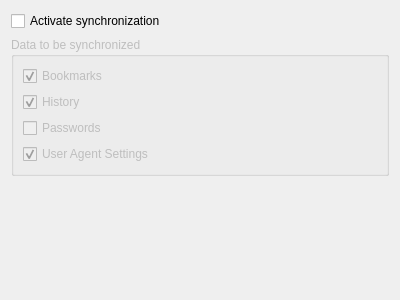
<?xml version="1.0" encoding="UTF-8"?>
<ui version="4.0">
 <class>SyncDataPage</class>
 <widget class="QWizardPage" name="SyncDataPage">
  <property name="geometry">
   <rect>
    <x>0</x>
    <y>0</y>
    <width>400</width>
    <height>300</height>
   </rect>
  </property>
  <property name="title">
   <string>Basic synchronization settings</string>
  </property>
  <property name="subTitle">
   <string>Please select, if synchronization should be enabled and which data should be synchronized.</string>
  </property>
  <layout class="QVBoxLayout" name="verticalLayout_2">
   <item>
    <widget class="QCheckBox" name="activeCheckBox">
     <property name="toolTip">
      <string>Select to activate data synchronization</string>
     </property>
     <property name="text">
      <string>Activate synchronization</string>
     </property>
    </widget>
   </item>
   <item>
    <widget class="QGroupBox" name="syncDataBox">
     <property name="enabled">
      <bool>false</bool>
     </property>
     <property name="title">
      <string>Data to be synchronized</string>
     </property>
     <layout class="QVBoxLayout" name="verticalLayout">
      <item>
       <widget class="QCheckBox" name="bookmarksCheckBox">
        <property name="toolTip">
         <string>Select to synchronize bookmarks</string>
        </property>
        <property name="text">
         <string>Bookmarks</string>
        </property>
        <property name="checked">
         <bool>true</bool>
        </property>
       </widget>
      </item>
      <item>
       <widget class="QCheckBox" name="historyCheckBox">
        <property name="toolTip">
         <string>Select to synchronize history</string>
        </property>
        <property name="text">
         <string>History</string>
        </property>
        <property name="checked">
         <bool>true</bool>
        </property>
       </widget>
      </item>
      <item>
       <widget class="QCheckBox" name="passwordsCheckBox">
        <property name="toolTip">
         <string>Select to synchronize passwords</string>
        </property>
        <property name="text">
         <string>Passwords</string>
        </property>
       </widget>
      </item>
      <item>
       <widget class="QCheckBox" name="userAgentsCheckBox">
        <property name="toolTip">
         <string>Select to synchronize user agent settings</string>
        </property>
        <property name="text">
         <string>User Agent Settings</string>
        </property>
        <property name="checked">
         <bool>true</bool>
        </property>
       </widget>
      </item>
     </layout>
    </widget>
   </item>
   <item>
    <spacer name="verticalSpacer">
     <property name="orientation">
      <enum>Qt::Vertical</enum>
     </property>
     <property name="sizeHint" stdset="0">
      <size>
       <width>20</width>
       <height>150</height>
      </size>
     </property>
    </spacer>
   </item>
  </layout>
 </widget>
 <resources/>
 <connections>
  <connection>
   <sender>activeCheckBox</sender>
   <signal>toggled(bool)</signal>
   <receiver>syncDataBox</receiver>
   <slot>setEnabled(bool)</slot>
   <hints>
    <hint type="sourcelabel">
     <x>63</x>
     <y>15</y>
    </hint>
    <hint type="destinationlabel">
     <x>63</x>
     <y>42</y>
    </hint>
   </hints>
  </connection>
 </connections>
</ui>
